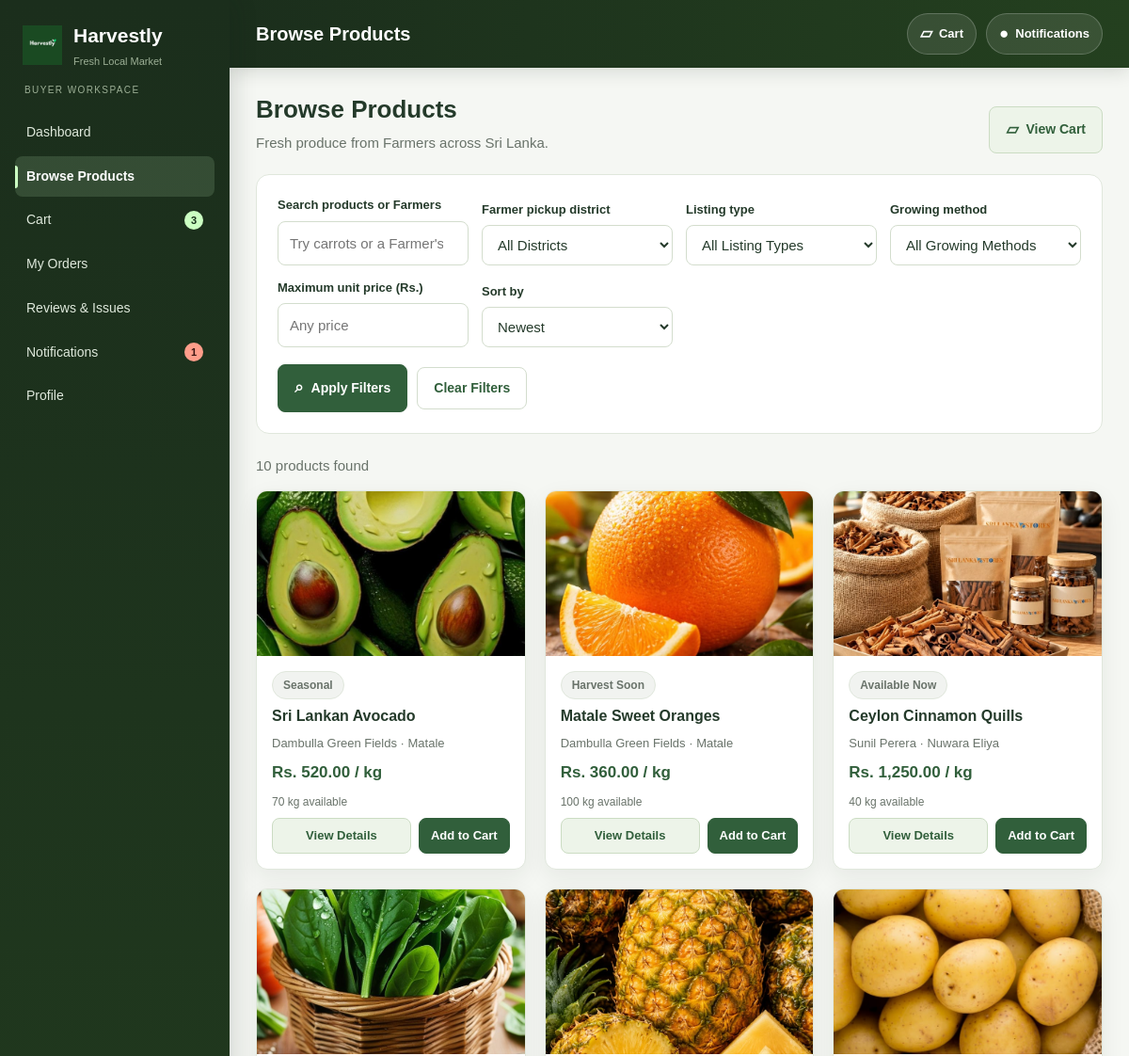
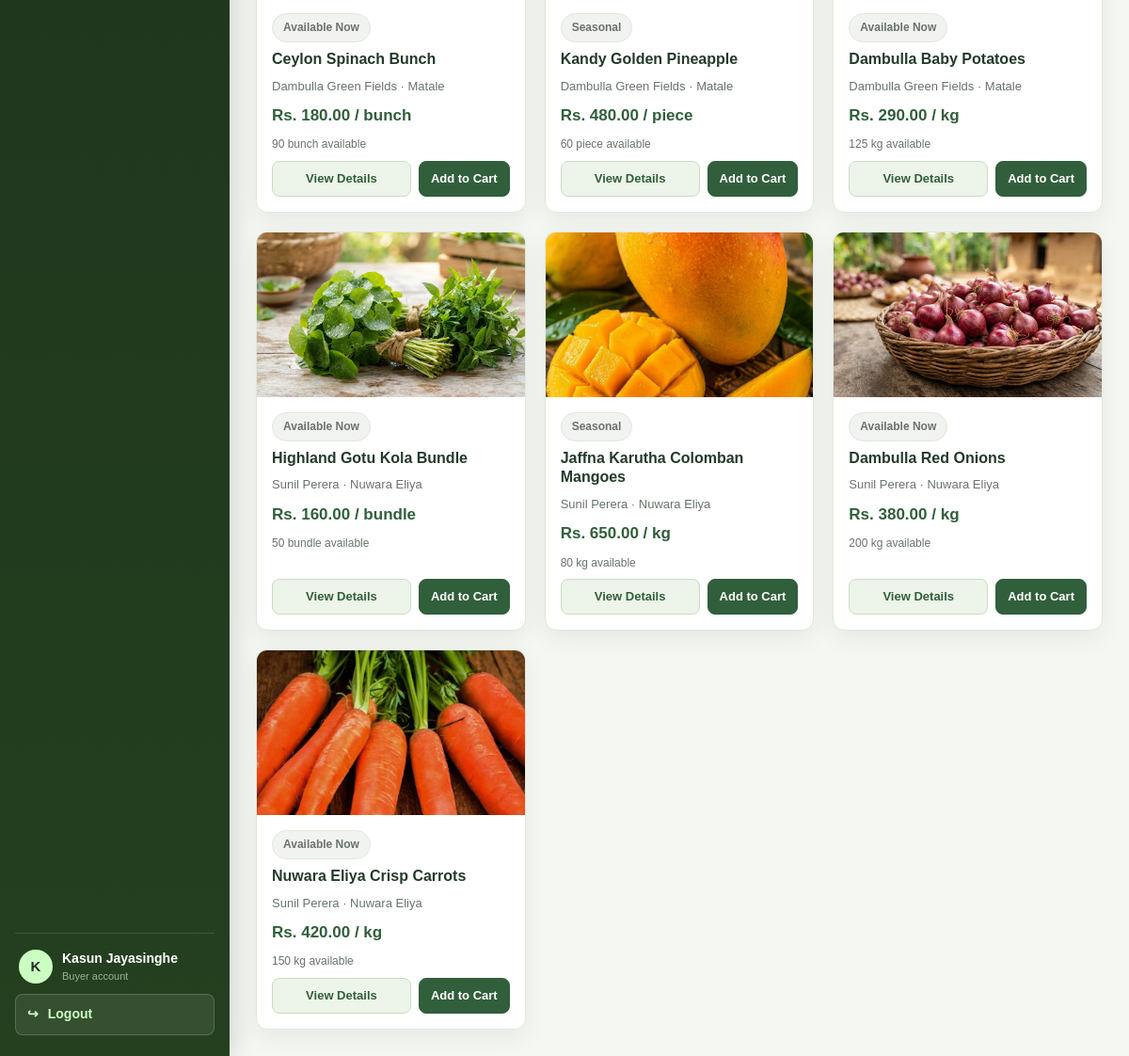
The app's page /Controller/Buyer/ProductController.php (signed in) with its own data (2 pictures, top to bottom).
### tables this page shows
CREATE TABLE IF NOT EXISTS products (
    product_id BIGINT UNSIGNED AUTO_INCREMENT PRIMARY KEY,
    farmer_id BIGINT UNSIGNED NOT NULL,
    category_id SMALLINT UNSIGNED NOT NULL,
    product_name VARCHAR(150) NOT NULL,
    description TEXT NULL,
    unit_price DECIMAL(12,2) NOT NULL,
    available_quantity DECIMAL(12,3) NOT NULL DEFAULT 0.000,
    unit_label VARCHAR(30) NOT NULL DEFAULT 'kg',
    listing_type ENUM('AVAILABLE_NOW','HARVEST_SOON','SEASONAL') NOT NULL,
    growing_method ENUM('ORGANIC','CONVENTIONAL','MIXED') NULL,
    shelf_life_reference_id BIGINT UNSIGNED NULL,
    harvest_date DATE NULL,
    available_from_date DATE NULL,
    season_start_date DATE NULL,
    season_end_date DATE NULL,
    best_before_date DATE NULL,
    storage_guidance TEXT NULL,
    listing_status ENUM('ACTIVE','INACTIVE','EXPIRED','SOLD_OUT') NOT NULL DEFAULT 'ACTIVE',
    created_at TIMESTAMP NOT NULL DEFAULT CURRENT_TIMESTAMP,
    updated_at TIMESTAMP NOT NULL DEFAULT CURRENT_TIMESTAMP ON UPDATE CURRENT_TIMESTAMP,
    CONSTRAINT fk_product_farmer
        FOREIGN KEY (farmer_id) REFERENCES users(user_id),
    CONSTRAINT fk_product_category
        FOREIGN KEY (category_id) REFERENCES product_categories(category_id),
    CONSTRAINT fk_product_shelf_reference
        FOREIGN KEY (shelf_life_reference_id) REFERENCES shelf_life_references(shelf_life_reference_id),
    KEY idx_product_farmer_status (farmer_id, listing_status),
    KEY idx_product_category_status (category_id, listing_status),
    KEY idx_product_listing_type (listing_type),
    KEY idx_product_best_before (best_before_date),
    KEY idx_product_name (product_name)
);

CREATE TABLE IF NOT EXISTS users (
    user_id BIGINT UNSIGNED AUTO_INCREMENT PRIMARY KEY,
    role ENUM('BUYER','FARMER','COURIER_PARTNER','ADMIN') NOT NULL,
    full_name VARCHAR(120) NOT NULL,
    email VARCHAR(190) NOT NULL,
    password_hash VARCHAR(255) NOT NULL,
    phone VARCHAR(25) NULL,
    account_status ENUM('PENDING','ACTIVE','REJECTED','SUSPENDED') NOT NULL DEFAULT 'PENDING',
    last_login_at DATETIME NULL,
    created_at TIMESTAMP NOT NULL DEFAULT CURRENT_TIMESTAMP,
    updated_at TIMESTAMP NOT NULL DEFAULT CURRENT_TIMESTAMP ON UPDATE CURRENT_TIMESTAMP,
    UNIQUE KEY uq_users_email (email),
    KEY idx_users_role_status (role, account_status)
);

### View/Buyer/browse-products.php (the view, shortened to what the rows shown need)
<?php
require_once __DIR__ . '/../../config/app.php';
require __DIR__ . '/includes/layout.php';
?>
<section class="buyer-title">
    <div>
        <h2>Browse Products</h2>
    </div>
</section>
<?php if (!$products): ?>
<div class="buyer-panel buyer-empty">No products match your filters.</div>
<?php else: ?>
<div class="buyer-product-grid">
    <?php foreach ($products as $product): ?>
    <article class="buyer-product">
        <a href="<?= e(buyerRoute('ProductDetailsController.php', 'id=' . (int)$product['id'])) ?>">
            <img src="<?= e($product['image']) ?>" alt="<?= e($product['name']) ?>">
        </a>
        <div class="buyer-product-content">
            <div class="buyer-product-badges">
                <span class="buyer-badge buyer-badge--muted"><?= e(harvestlyStatusLabel((string)$product['listing_type'])) ?></span>
            </div>
            <h3><a href="<?= e(buyerRoute('ProductDetailsController.php', 'id=' . (int)$product['id'])) ?>"><?= e($product['name']) ?></a></h3>
            <p><?= e($product['farmer']) ?> &middot; <?= e($product['district'] ?: 'District not set') ?></p>
            <p class="buyer-price"><?= e(harvestlyMoney($product['price'])) ?> / <?= e($product['unit']) ?></p>
            <p class="buyer-product-meta"><?= e(rtrim(rtrim(number_format((float)$product['stock'], 3), '0'), '.')) ?> <?= e($product['unit']) ?> available</p>
            <div class="buyer-product-foot">
                <a class="buyer-button buyer-secondary buyer-small" href="<?= e(buyerRoute('ProductDetailsController.php', 'id=' . (int)$product['id'])) ?>">View Details</a>
                <?php if ((float)$product['stock'] > 0): ?>
                <form method="post" action="<?= e(buyerRoute('ProductController.php')) ?>">
                    <button class="buyer-button buyer-small" type="submit">Add to Cart</button>
                </form>
                <?php else: ?>
                <span class="buyer-badge buyer-badge--muted">Sold out</span>
                <?php endif; ?>
            </div>
        </div>
    </article>
    <?php endforeach; ?>
</div>
<?php endif; ?>

### records on screen
products: shows a picture, listing_type "Seasonal", product_name "Sri Lankan Avocado", farmer.full_name "Dambulla Green Fields", district "Matale", unit_price "Rs. 520.00", unit_label "kg", available_quantity "70"
products: shows a picture, listing_type "Harvest Soon", product_name "Matale Sweet Oranges", farmer.full_name "Dambulla Green Fields", district "Matale", unit_price "Rs. 360.00", unit_label "kg", available_quantity "100"
products: product_name (picture), listing_type "Available Now", product_name "Ceylon Cinnamon Quills", farmer.full_name "Sunil Perera", district "Nuwara Eliya", unit_price "Rs. 1,250.00", unit_label "kg", available_quantity "40"
products: product_name (picture), listing_type "Available Now", product_name "Ceylon Spinach Bunch", farmer.full_name "Dambulla Green Fields", district "Matale", unit_price "Rs. 180.00", unit_label "bunch", available_quantity "90"
products: shows a picture, listing_type "Seasonal", product_name "Kandy Golden Pineapple", farmer.full_name "Dambulla Green Fields", district "Matale", unit_price "Rs. 480.00", unit_label "piece", available_quantity "60"
products: product_name (picture), listing_type "Available Now", product_name "Dambulla Baby Potatoes", farmer.full_name "Dambulla Green Fields", district "Matale", unit_price "Rs. 290.00", unit_label "kg", available_quantity "125"
products: shows a picture, listing_type "Available Now", product_name "Highland Gotu Kola Bundle", farmer.full_name "Sunil Perera", district "Nuwara Eliya", unit_price "Rs. 160.00", unit_label "bundle", available_quantity "50"
products: shows a picture, listing_type "Seasonal", product_name "Jaffna Karutha Colomban Mangoes", farmer.full_name "Sunil Perera", district "Nuwara Eliya", unit_price "Rs. 650.00", unit_label "kg", available_quantity "80"
products: product_name (picture), listing_type "Available Now", product_name "Dambulla Red Onions", farmer.full_name "Sunil Perera", district "Nuwara Eliya", unit_price "Rs. 380.00", unit_label "kg", available_quantity "200"
products: shows a picture, listing_type "Available Now", product_name "Nuwara Eliya Crisp Carrots", farmer.full_name "Sunil Perera", district "Nuwara Eliya", unit_price "Rs. 420.00", unit_label "kg", available_quantity "150"

### other values on screen
$item['label'] "Dashboard"
$item['label'] "Browse Products"
$item['label'] "Cart"
$item['count'] "3"
$item['label'] "My Orders"
$item['label'] "Reviews & Issues"
$item['label'] "Notifications"
$item['count'] "1"
$item['label'] "Profile"
$initials "K"
$displayName "Kasun Jayasinghe"
$title "Browse Products"
count($products) "10"
form field listingType "All Listing Types"
form field growingMethod "All Growing Methods"
